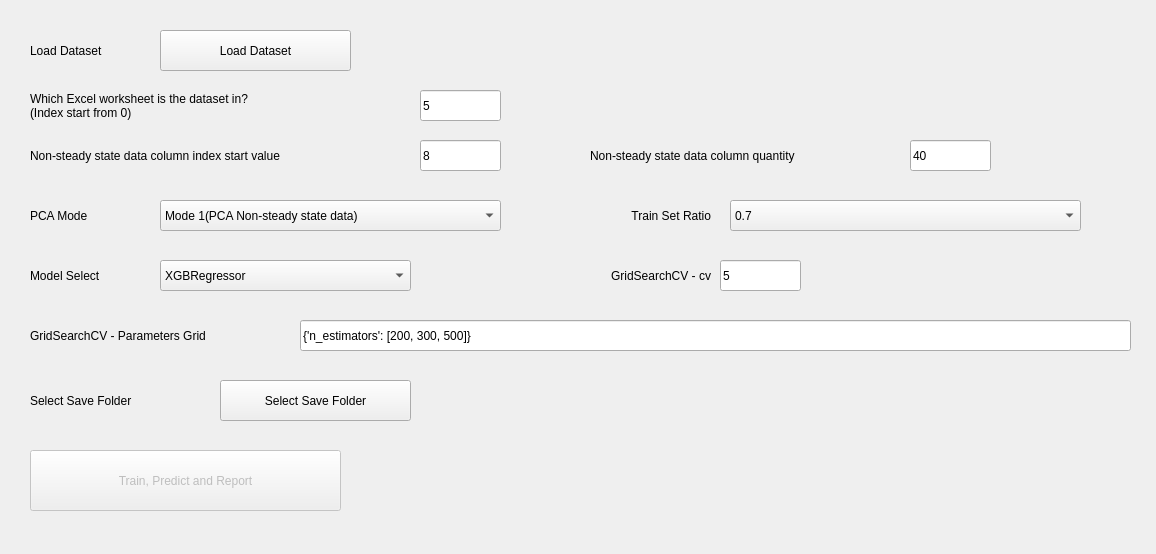
<?xml version="1.0" encoding="UTF-8"?>
<ui version="4.0">
 <class>Form</class>
 <widget class="QWidget" name="Form">
  <property name="geometry">
   <rect>
    <x>0</x>
    <y>0</y>
    <width>1156</width>
    <height>554</height>
   </rect>
  </property>
  <property name="windowTitle">
   <string>RegressionModels</string>
  </property>
  <widget class="QLabel" name="label">
   <property name="geometry">
    <rect>
     <x>30</x>
     <y>260</y>
     <width>121</width>
     <height>31</height>
    </rect>
   </property>
   <property name="text">
    <string>Model Select</string>
   </property>
  </widget>
  <widget class="QComboBox" name="model_select">
   <property name="geometry">
    <rect>
     <x>160</x>
     <y>260</y>
     <width>251</width>
     <height>31</height>
    </rect>
   </property>
   <item>
    <property name="text">
     <string>XGBRegressor</string>
    </property>
   </item>
   <item>
    <property name="text">
     <string>RandomForestRegressor</string>
    </property>
   </item>
   <item>
    <property name="text">
     <string>SVR</string>
    </property>
   </item>
   <item>
    <property name="text">
     <string>PLSRegression</string>
    </property>
   </item>
   <item>
    <property name="text">
     <string>BaggingRegressor</string>
    </property>
   </item>
   <item>
    <property name="text">
     <string>LinearRegression</string>
    </property>
   </item>
   <item>
    <property name="text">
     <string>AdaBoostRegressor</string>
    </property>
   </item>
   <item>
    <property name="text">
     <string>KNeighborsRegressor</string>
    </property>
   </item>
   <item>
    <property name="text">
     <string>MLPRegressor</string>
    </property>
   </item>
   <item>
    <property name="text">
     <string>ExtraTreeRegressor</string>
    </property>
   </item>
   <item>
    <property name="text">
     <string>DecisionTreeRegressor</string>
    </property>
   </item>
   <item>
    <property name="text">
     <string>CascadeForestRegressor</string>
    </property>
   </item>
  </widget>
  <widget class="QLabel" name="label_2">
   <property name="geometry">
    <rect>
     <x>570</x>
     <y>200</y>
     <width>141</width>
     <height>31</height>
    </rect>
   </property>
   <property name="text">
    <string>Train Set Ratio</string>
   </property>
   <property name="alignment">
    <set>Qt::AlignRight|Qt::AlignTrailing|Qt::AlignVCenter</set>
   </property>
  </widget>
  <widget class="QLabel" name="label_3">
   <property name="geometry">
    <rect>
     <x>30</x>
     <y>30</y>
     <width>111</width>
     <height>41</height>
    </rect>
   </property>
   <property name="text">
    <string>Load Dataset</string>
   </property>
  </widget>
  <widget class="QPushButton" name="load_dataset">
   <property name="geometry">
    <rect>
     <x>160</x>
     <y>30</y>
     <width>191</width>
     <height>41</height>
    </rect>
   </property>
   <property name="text">
    <string>Load Dataset</string>
   </property>
  </widget>
  <widget class="QLabel" name="label_4">
   <property name="geometry">
    <rect>
     <x>380</x>
     <y>30</y>
     <width>751</width>
     <height>41</height>
    </rect>
   </property>
   <property name="text">
    <string/>
   </property>
  </widget>
  <widget class="QLineEdit" name="lineEdit">
   <property name="geometry">
    <rect>
     <x>300</x>
     <y>320</y>
     <width>831</width>
     <height>31</height>
    </rect>
   </property>
   <property name="text">
    <string>{'n_estimators': [200, 300, 500]}</string>
   </property>
  </widget>
  <widget class="QLabel" name="label_6">
   <property name="geometry">
    <rect>
     <x>30</x>
     <y>200</y>
     <width>121</width>
     <height>31</height>
    </rect>
   </property>
   <property name="text">
    <string>PCA Mode</string>
   </property>
  </widget>
  <widget class="QComboBox" name="comboBox_3">
   <property name="geometry">
    <rect>
     <x>160</x>
     <y>200</y>
     <width>341</width>
     <height>31</height>
    </rect>
   </property>
   <item>
    <property name="text">
     <string>Mode 1(PCA Non-steady state data)</string>
    </property>
   </item>
   <item>
    <property name="text">
     <string>Mode 2(PCA all data)</string>
    </property>
   </item>
   <item>
    <property name="text">
     <string>Mode 3(no PCA)</string>
    </property>
   </item>
  </widget>
  <widget class="QPushButton" name="pushButton_2">
   <property name="enabled">
    <bool>false</bool>
   </property>
   <property name="geometry">
    <rect>
     <x>30</x>
     <y>450</y>
     <width>311</width>
     <height>61</height>
    </rect>
   </property>
   <property name="text">
    <string>Train, Predict and Report</string>
   </property>
  </widget>
  <widget class="QPushButton" name="pushButton_3">
   <property name="geometry">
    <rect>
     <x>220</x>
     <y>380</y>
     <width>191</width>
     <height>41</height>
    </rect>
   </property>
   <property name="text">
    <string>Select Save Folder</string>
   </property>
  </widget>
  <widget class="QLabel" name="label_8">
   <property name="geometry">
    <rect>
     <x>30</x>
     <y>380</y>
     <width>161</width>
     <height>41</height>
    </rect>
   </property>
   <property name="text">
    <string>Select Save Folder</string>
   </property>
  </widget>
  <widget class="QLabel" name="label_9">
   <property name="geometry">
    <rect>
     <x>30</x>
     <y>140</y>
     <width>381</width>
     <height>31</height>
    </rect>
   </property>
   <property name="text">
    <string>Non-steady state data column index start value</string>
   </property>
  </widget>
  <widget class="QLineEdit" name="lineEdit_3">
   <property name="geometry">
    <rect>
     <x>420</x>
     <y>140</y>
     <width>81</width>
     <height>31</height>
    </rect>
   </property>
   <property name="text">
    <string>8</string>
   </property>
  </widget>
  <widget class="QLineEdit" name="lineEdit_4">
   <property name="geometry">
    <rect>
     <x>910</x>
     <y>140</y>
     <width>81</width>
     <height>31</height>
    </rect>
   </property>
   <property name="text">
    <string>40</string>
   </property>
  </widget>
  <widget class="QLabel" name="label_10">
   <property name="geometry">
    <rect>
     <x>590</x>
     <y>140</y>
     <width>311</width>
     <height>31</height>
    </rect>
   </property>
   <property name="text">
    <string>Non-steady state data column quantity</string>
   </property>
  </widget>
  <widget class="QLineEdit" name="lineEdit_5">
   <property name="geometry">
    <rect>
     <x>420</x>
     <y>90</y>
     <width>81</width>
     <height>31</height>
    </rect>
   </property>
   <property name="text">
    <string>5</string>
   </property>
  </widget>
  <widget class="QLabel" name="label_11">
   <property name="geometry">
    <rect>
     <x>30</x>
     <y>80</y>
     <width>341</width>
     <height>51</height>
    </rect>
   </property>
   <property name="text">
    <string>Which Excel worksheet is the dataset in?
(Index start from 0)</string>
   </property>
  </widget>
  <widget class="QLabel" name="label_12">
   <property name="geometry">
    <rect>
     <x>440</x>
     <y>380</y>
     <width>691</width>
     <height>41</height>
    </rect>
   </property>
   <property name="text">
    <string/>
   </property>
  </widget>
  <widget class="QLabel" name="label_7">
   <property name="geometry">
    <rect>
     <x>560</x>
     <y>260</y>
     <width>151</width>
     <height>31</height>
    </rect>
   </property>
   <property name="layoutDirection">
    <enum>Qt::LeftToRight</enum>
   </property>
   <property name="text">
    <string>GridSearchCV - cv</string>
   </property>
   <property name="alignment">
    <set>Qt::AlignRight|Qt::AlignTrailing|Qt::AlignVCenter</set>
   </property>
  </widget>
  <widget class="QLineEdit" name="lineEdit_6">
   <property name="geometry">
    <rect>
     <x>720</x>
     <y>260</y>
     <width>81</width>
     <height>31</height>
    </rect>
   </property>
   <property name="text">
    <string>5</string>
   </property>
  </widget>
  <widget class="QComboBox" name="comboBox">
   <property name="geometry">
    <rect>
     <x>730</x>
     <y>200</y>
     <width>351</width>
     <height>31</height>
    </rect>
   </property>
   <item>
    <property name="text">
     <string>0.7</string>
    </property>
   </item>
   <item>
    <property name="text">
     <string>[0.025, 0.05, 0.1, 0.2, 0.3, 0.5, 0.7]</string>
    </property>
   </item>
  </widget>
  <widget class="QLabel" name="label_5">
   <property name="geometry">
    <rect>
     <x>30</x>
     <y>320</y>
     <width>261</width>
     <height>31</height>
    </rect>
   </property>
   <property name="text">
    <string>GridSearchCV - Parameters Grid</string>
   </property>
  </widget>
 </widget>
 <resources/>
 <connections/>
</ui>
